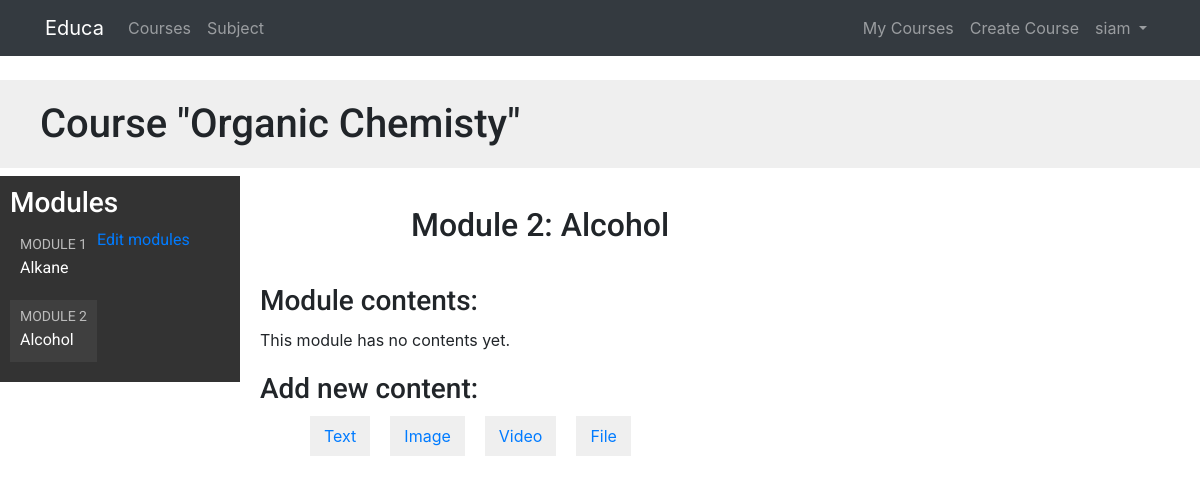
The app's page /course/module/1/ (signed in), older data.
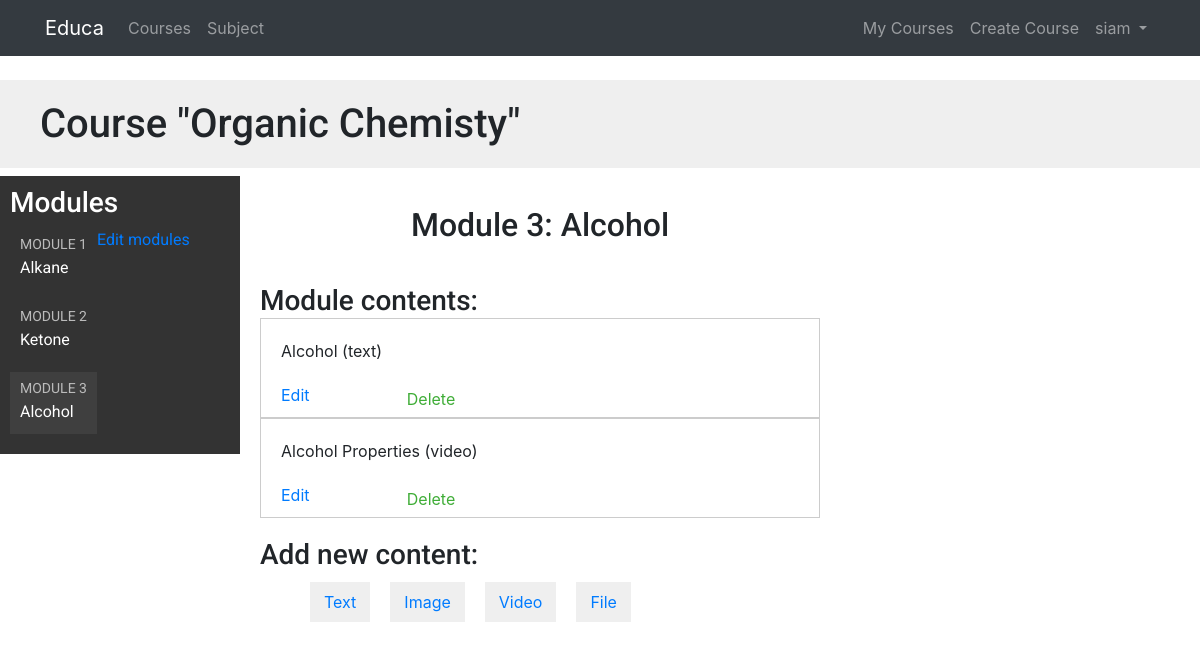
The same page, newer data.
### courses/models.py (models this page shows, shortened)
class Course(models.Model):
    owner = models.ForeignKey(User,
                    related_name='courses_created',
                    on_delete=models.CASCADE)
    subject = models.ForeignKey(Subject, related_name='courses',
                        on_delete=models.CASCADE)
    title = models.CharField(max_length=200)
    slug = models.SlugField(max_length=200, unique=True)
    overview = models.TextField()
    created = models.DateTimeField(auto_now_add=True)
    students = models.ManyToManyField(User,
                                      related_name='courses_joined',
                                      blank=True)
    class Meta:
        ordering = ['-created']

class Module(models.Model):
    course = models.ForeignKey(Course,
                        related_name='modules',
                        on_delete=models.CASCADE)
    title = models.CharField(max_length=200)
    description = models.TextField(blank=True)
    order = OrderField(blank=True, for_fields=['course'])
    class Meta:
        ordering = ['order'] #default ordering

class Content(models.Model):
    module = models.ForeignKey(Module,
                               related_name='contents',
                               on_delete=models.CASCADE)
    content_type = models.ForeignKey(ContentType,
                                     limit_choices_to={'model__in':('text',
                                                                    'video',
                                                                    'image',
                                                                    'file')},
                                     on_delete=models.CASCADE)
    object_id = models.PositiveIntegerField()
    item = GenericForeignKey('content_type', 'object_id')
    order = OrderField(blank=True, for_fields=['module'])
    class Meta:
            ordering = ['order']

class ItemBase(models.Model):
    owner = models.ForeignKey(User,
                              related_name='%(class)s_related',
                              on_delete=models.CASCADE)
    title = models.CharField(max_length=250)
    created = models.DateTimeField(auto_now_add=True)
    updated = models.DateTimeField(auto_now=True)
    class Meta:
         abstract =True
    def __str__(self):
        return self.title

class Text(ItemBase):
    content = models.TextField()

class Video(ItemBase):
    url = models.URLField()

### courses/views.py (the view)
class ModuleContentListView(TemplateResponseMixin, View):
    template_name = 'courses/manage/module/content_list.html'
    def get(self, request, module_id):
        module = get_object_or_404(Module,
                                   id=module_id,
                                   course__owner=request.user)
        return self.render_to_response({'module': module})

### courses/templatetags/course.py (called while the page is built)
@register.filter
def model_name(obj):
    try:
        return obj._meta.model_name
    except AttributeError:
        return None

@register.filter(name='has_group')
def has_group(user, group_name):
    group = Group.objects.get(name=group_name)
    return True if group in user.groups.all() else False

### templates/courses/manage/module/content_list.html (shortened to what this page needs)
{% extends "base.html" %}
{% load course %}
{% block content %}
  {% with course=module.course %}
    <h1>Course "{{ course.title }}"</h1>
    <div class="contents">
      <h3>Modules</h3>
      <ul id="modules">
        {% for m in course.modules.all %}
          <li data-id="{{ m.id }}" {% if m == module %}class="selected"{% endif %}>
            <a href="{% url "module_content_list" m.id %}">
              <span>
                Module <span class="order">{{ m.order|add:1 }}</span>
              </span>
              <br>
              {{ m.title }}
            </a>
          </li>
        {% empty %}
          <li>No modules yet.</li>
        {% endfor %}
      </ul>
      <p><a href="{% url "course_module_update" course.id %}">Edit modules</a></p>
    </div>
    <div class="module">
      <h2>Module {{ module.order|add:1 }}: {{ module.title }}</h2>
      <h3>Module contents:</h3>
      <div id="module-contents">
        {% for content in module.contents.all %}
          <div data-id="{{ content.id }}">
            {% with item=content.item %}
              <p>{{ item }} ({{ item|model_name }})</p>
              <a href="{% url "module_content_update" module.id item|model_name item.id %}">Edit</a>
              <form action="{% url "module_content_delete" content.id %}" method="post">
                <input type="submit" value="Delete">
              </form>
            {% endwith %}
          </div>
        {% empty %}
          <p>This module has no contents yet.</p>
        {% endfor %}
      </div>
      <h3>Add new content:</h3>
      <ul class="content-types">
        <li><a href="{% url "module_content_create" module.id "text" %}">Text</a></li>
        <li><a href="{% url "module_content_create" module.id "image" %}">Image</a></li>
        <li><a href="{% url "module_content_create" module.id "video" %}">Video</a></li>
        <li><a href="{% url "module_content_create" module.id "file" %}">File</a></li>
      </ul>
    </div>
  {% endwith %}
{% endblock %}

### templates/base.html (shortened to what this page needs)
{% load socialaccount %}
{% load course %}
{% load staticfiles %}
<!DOCTYPE html>
<html>
<head>
<link href="{% static "css/slider.css" %}" rel="stylesheet">
  <link href="{% static "css/base.css" %}" rel="stylesheet">
    <link rel="stylesheet" href="https://stackpath.bootstrapcdn.com/bootstrap/4.3.1/css/bootstrap.min.css"/>
</head>
<body>
  {% include 'base/navbar.html' %}
    <div id="content">
      {% block content %}
      {% endblock %}
    </div>
</body>
</html>

### templates/base/navbar.html (shortened to what this page needs)
{% load course %}
{% url 'course_list' as course_list %}
{% url 'home' as home_url %}
{% url 'sub_list' as subject_url %}
{% url 'manage_course_list' as mine %}
{% url 'student_course_list' as std %}
{% url 'course_create' as create_url %}
<div  class="navbar navbar-expand-md navbar-dark bg-dark mb-4">
  <div class="container">
    <a href="{{ home_url }}" class=" navbar-brand">Educa</a>
<div class="collapse navbar-collapse" id="navbarSupportedContent">
     <ul class="navbar-nav mr-auto">
       <li class="nav-item {% if request.path == course_list %}active{% endif %}">
         <a class="nav-link" href="{{ course_list }}">Courses <span class="sr-only">(current)</span></a>
       </li>
       <li class="nav-item {% if request.path == subject_url %}active{% endif %}">
         <a class="nav-link" href="{{ subject_url }}">Subject</a>
       </li>
     </ul>
 </div>
 <div class="collapse navbar-collapse" id="navbarCollapse">
     {% if user.is_authenticated %}
       <ul class="navbar-nav ml-auto">
        {% if request.user|has_group:"Instructors" %}
         <li class="nav-item {% if request.path == mine %}active{% endif %}">
           <a class="nav-link" href="{{mine}}">My Courses</a>
         </li>
         <li class="nav-item {% if request.path == create_url %}active{% endif %}">
           <a class="nav-link" href="{{create_url}}">Create Course</a>
         </li>
         {% else %}
         <li class="nav-item {% if request.path == std %}active{% endif %}">
           <a class="nav-link" href="{{std}}">Enrolled Courses</a>
         </li>
         {% endif %}
           <li class="nav-item">
             <a class="nav-link dropdown-toggle" href="#" id="userMenu"
               data-toggle="dropdown" aria-haspopup="true"
               aria-expanded="false">
               {{ user.username }}
             </a>
           </li>
         </ul>
       {% endif %}
     </div>
  </div>
</div>

### static/css/slider.css (style rules this page uses)
h2 { text-align:center; padding: 20px; }

### static/css/base.css (style rules this page uses)
body { margin:0; font-family:'Roboto', sans-serif; font-weight:400; color:#333; }
a { color:#3fad37; text-decoration:none; }
ul { float:left; }
h1, h2, h3, h4, h5, h6 { font-family:'Roboto', sans-serif; font-weight:300; }
h1 { background:#efefef; width:100%; overflow:auto; padding:20px 0 20px 40px; margin:0; }
.module { padding:10px 20px; float:left; width:600px; }
.module h3 { margin:20px 0 0; padding:0; width:100%; }
.module p { margin:10px 0 20px; width:100%; float:left; }
.contents { width:20%; padding:10px; float:left; background:#333; color: #fff; font-family:'Roboto', sans-serif; }
.contents ul { list-style:none; margin:0; padding:0; }
.contents ul li { margin:0 0 10px 0; padding:4px 10px 10px; overflow:auto; }
.contents ul li.selected { background:#3f3f3f; }
.contents ul span { text-transform:uppercase; color:#bbb; font-size:14px; }
.contents ul a { display:block; color:#fff; text-decoration:none; }
ul.content-types li { list-style:none; float:left; margin:10px; background:#efefef; padding:8px 14px; }
input, select, textarea { border:1px solid #ccc; border-bottom:3px solid #ccc; padding:8px 12px; font-size:16px; font-family:'Roboto', sans-serif; float:left; clear:both; width:300px; }
input[type=submit], a.button { border-radius:5px; background:#4dcc43; color:#fff; font-size:16px; text-transform:uppercase; border:none; padding:10px 20px; margin:20px 0; }
#module-contents div { padding:10px 20px; border:1px solid #ccc; background:#fff }
#module-contents form { margin:0; padding:0; }
#module-contents input[type=submit] { color:#3fad37; background:none; margin:-20px 0 0; padding:0; float:left; text-transform:none; }

Row changes from the older to the newer data that the page shows:
added Module: order|add "2", title "Ketone"
changed Module "Alcohol": order|add "2" → "3"
added Content: item "Alcohol", item|model_name "text"
added Content: item "Alcohol Properties", item|model_name "video"
Text that changed along with them:
text no longer shown: "This module has no contents yet."
